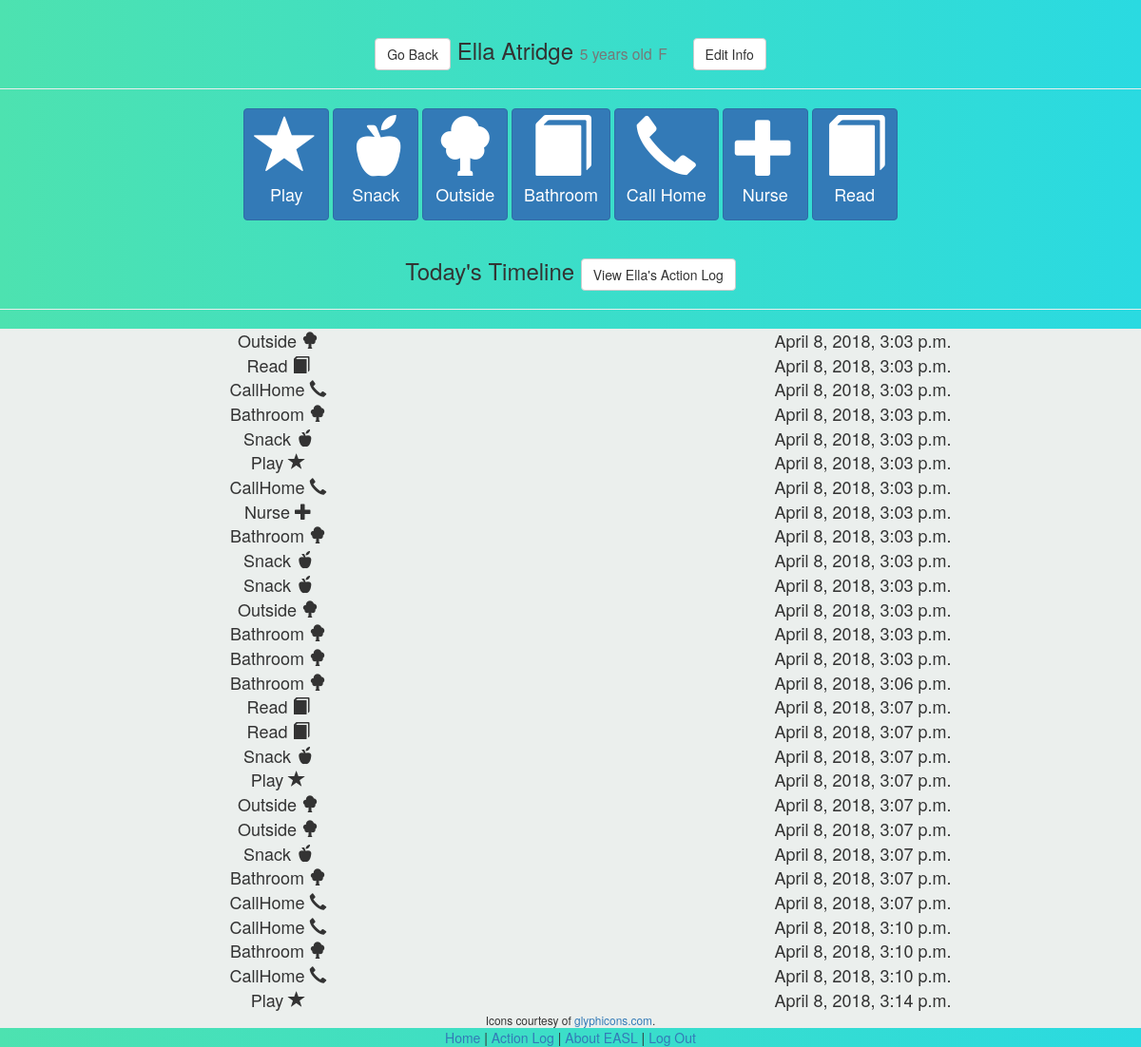
Screenshot of /student/11/ (signed in) with the database file from the repository.
### webApp/models.py (models this page shows, shortened)
class Student(models.Model):
    first_name = models.CharField(max_length=50)
    last_name = models.CharField(max_length=50)
    date_of_birth = models.DateField()
    gender = models.CharField(max_length=10, choices=[('M', 'Male'), ('F', 'Female')])
    parent = models.ForeignKey(User, null=True, blank=True, on_delete=models.CASCADE)
    def age(self):
        today = date.today()
        try:
            birthday = self.date_of_birth.replace(year=today.year)
        except ValueError:
            birthday = self.date_of_birth.replace(year=today.year)
        if birthday > today:
            return today.year - self.date_of_birth.year - 1
        else:
            return today.year - self.date_of_birth.year
    class Meta:
        unique_together = [("first_name", "last_name", "date_of_birth")]
        ordering = ['last_name']

class Action(models.Model):
    ACTION_CHOICES = [('S', 'Snack'), ('P', 'Play'), ('O', 'Outside'), ('B', 'Bathroom'), ('C', 'CallHome'), ('N', 'Nurse'), ('R', 'Read')]
    time = models.DateTimeField()
    action = models.CharField(max_length=1, choices=ACTION_CHOICES)
    student = models.ForeignKey('Student', on_delete=models.CASCADE)
    class Meta:
        ordering = ['-time']

### webApp/views.py (the view)
# urls.py: url(r'^student/(\d+)/', views.student_detail, name='student_detail'),
def student_detail(request, id):
    if request.user.is_authenticated:
        try:
            student = Student.objects.get(id=id)
        except Student.DoesNotExist:
            raise Http404('Student not found')
        if request.user.is_staff or student.parent == request.user:
            today_min = datetime.datetime.combine(datetime.date.today(), datetime.time.min)
            today_max = datetime.datetime.combine(datetime.date.today(), datetime.time.max)
            actions = Action.objects.filter(student=student, time__range=(today_min, today_max))
            return render(request, 'student_detail.html', {'student': student, 'actions': actions})
        else:
            return redirect('/unauth')
    else:
        return redirect('/accounts/login')

### webApp/templates/student_detail.html (shortened to what this page needs)
{% extends "base.html" %}
{% load bootstrap3 %}
{% load static %}
{% block content %}
<div class="page-header">
  <h3 class="text-center">
    <a class="btn btn-default" href="{% url 'home' %}";>Go Back</a>
    {{ student.first_name|capfirst }} {{ student.last_name|capfirst }}
    <small>{{ student.age }} years old</small>
    <small>{{ student.gender }}</small>
    {% if request.user.is_staff %}
      <a class="btn btn-default" href="{% url 'edit_page' student.id %}"; style="margin-left:20px;">
        Edit Info
      </a>
    {% endif %}
  </h3>
</div>
{% if request.user.is_staff %}
<div class="text-center">
    {% buttons %}
      <a class="btn btn-primary" href="{% url 'save_action' student.id 'P' %}";>
        <span class="glyphicon glyphicon-star" style="font-size: 64px"></span><br>
        <h4>Play</h4>
      </a>
      <a class="btn btn-primary" href="{% url 'save_action' student.id 'S' %}";>
        <span class="glyphicon glyphicon-apple" style="font-size: 64px"></span><br>
        <h4>Snack</h4>
      </a>
      <a class="btn btn-primary" href="{% url 'save_action' student.id 'O' %}";>
        <span class="glyphicon glyphicon-tree-deciduous" style="font-size: 64px"></span><br>
        <h4>Outside</h4>
      </a>
      <a class="btn btn-primary" href="{% url 'save_action' student.id 'B' %}";>
        <span class="glyphicon glyphicon-book" style="font-size: 64px"></span><br>
        <h4>Bathroom</h4>
      </a>
      <a class="btn btn-primary" href="{% url 'save_action' student.id 'C' %}";>
        <span class="glyphicon glyphicon-earphone" style="font-size: 64px"></span><br>
        <h4>Call Home</h4>
      </a>
      <a class="btn btn-primary" href="{% url 'save_action' student.id 'N' %}";>
        <span class="glyphicon glyphicon-plus" style="font-size: 64px"></span><br>
        <h4>Nurse</h4>
      </a>
      <a class="btn btn-primary" href="{% url 'save_action' student.id 'R' %}";>
        <span class="glyphicon glyphicon-book" style="font-size: 64px"></span><br>
        <h4>Read</h4>
      </a>
    {% endbuttons %}
  </div>
{% endif %}
<div class="page-header">
  <h3 class="text-center"> Today's Timeline
    <a class="btn btn-default" href="{% url 'student_action_log' student.id %}";>
      View {{ student.first_name|capfirst }}'s Action Log
    </a>
  </h3>
</div>
{% for action in actions.reverse %}
  <div class="text-center" id=timeline>
    <div class="row">
      <div class="col-md-6" style="font-size: 18px">
          {% if action.action == 'P' %}
            {{action.get_action_display}}
            <span class="glyphicon glyphicon-star"></span><br>
          {% elif action.action == 'S' %}
            {{action.get_action_display}}
            <span class="glyphicon glyphicon-apple"></span><br>
          {% elif action.action == 'O' %}
            {{action.get_action_display}}
            <span class="glyphicon glyphicon-tree-deciduous"></span><br>
          {% elif action.action == 'B' %}
            {{action.get_action_display}}
            <span class="glyphicon glyphicon-tree-deciduous"></span><br>
          {% elif action.action == 'C' %}
            {{action.get_action_display}}
            <span class="glyphicon glyphicon-earphone"></span><br>
          {% elif action.action == 'N' %}
            {{action.get_action_display}}
            <span class="glyphicon glyphicon-plus"></span><br>
          {% elif action.action == 'R' %}
            {{action.get_action_display}}
            <span class="glyphicon glyphicon-book"></span><br>
          {% endif %}
      </div>
      <div class="col-md-6" style="font-size: 18px">
          {{ action.time }}
      </div>
    </div>
  </div>
{% endfor %}
<div class="text-center" id=timeline>
  <small>Icons courtesy of <a href="https://glyphicons.com/">glyphicons.com</a>.</small>
</div>
{% endblock %}

### webApp/templates/student_detail.html (style rules this page uses)
#timeline { background: #EBEFED; }
body { background: linear-gradient(to right, #4DE2B0, #2ADAE1); }

### rows the page displays
Student: first_name "Ella", last_name "Atridge", age "5", gender "F"
Action: action "Outside", time "April 8, 2018, 3:03 p.m."
Action: action "Read", time "April 8, 2018, 3:03 p.m."
Action: action "CallHome", time "April 8, 2018, 3:03 p.m."
Action: action "Bathroom", time "April 8, 2018, 3:03 p.m."
Action: action "Snack", time "April 8, 2018, 3:03 p.m."
Action: action "Play", time "April 8, 2018, 3:03 p.m."
Action: action "CallHome", time "April 8, 2018, 3:03 p.m."
Action: action "Nurse", time "April 8, 2018, 3:03 p.m."
Action: action "Bathroom", time "April 8, 2018, 3:03 p.m."
Action: action "Snack", time "April 8, 2018, 3:03 p.m."
Action: action "Snack", time "April 8, 2018, 3:03 p.m."
Action: action "Outside", time "April 8, 2018, 3:03 p.m."
Action: action "Bathroom", time "April 8, 2018, 3:03 p.m."
Action: action "Bathroom", time "April 8, 2018, 3:03 p.m."
Action: action "Bathroom", time "April 8, 2018, 3:06 p.m."
Action: action "Read", time "April 8, 2018, 3:07 p.m."
Action: action "Read", time "April 8, 2018, 3:07 p.m."
Action: action "Snack", time "April 8, 2018, 3:07 p.m."
Action: action "Play", time "April 8, 2018, 3:07 p.m."
Action: action "Outside", time "April 8, 2018, 3:07 p.m."
Action: action "Outside", time "April 8, 2018, 3:07 p.m."
Action: action "Snack", time "April 8, 2018, 3:07 p.m."
Action: action "Bathroom", time "April 8, 2018, 3:07 p.m."
Action: action "CallHome", time "April 8, 2018, 3:07 p.m."
Action: action "CallHome", time "April 8, 2018, 3:10 p.m."
Action: action "Bathroom", time "April 8, 2018, 3:10 p.m."
Action: action "CallHome", time "April 8, 2018, 3:10 p.m."
Action: action "Play", time "April 8, 2018, 3:14 p.m."
